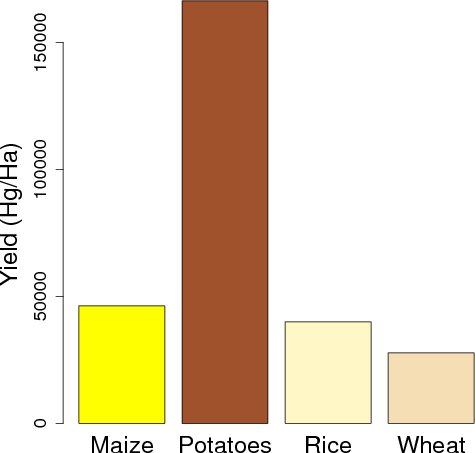

Reproduce this figure in R.

if(!interactive()){
  postscript(file="potato_yeild_plot.ps")
  par(mar=c(5,5,4,2)+0.1)
  par(pty="s")
}

my.data <-
  read.csv("StatisticalData.0.csv", sep="\t")

my.data[,1:6]



my.years <-
  paste("X", 2000:2007, sep="")

col.index <-
  colnames(my.data) %in% my.years


my.data[,col.index]

my.result <-
  apply(my.data[,col.index], 1, mean)

colors()

barplot(my.result,
        col=c("yellow1", "sienna", "#FFF8C6", "wheat"),
        main="Yeild", ylab="Hg/Ha",
        names=c("Maize", "Potatoes", "Rice", "Wheat"),
        cex.axis=1.5, cex.lab=2.0, cex.names=2.0, cex.main=3.0
        )

